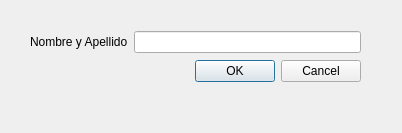
<?xml version="1.0" encoding="UTF-8"?>
<ui version="4.0">
 <class>Dialog2</class>
 <widget class="QDialog" name="Dialog2">
  <property name="geometry">
   <rect>
    <x>0</x>
    <y>0</y>
    <width>402</width>
    <height>133</height>
   </rect>
  </property>
  <property name="windowTitle">
   <string>Dialog</string>
  </property>
  <widget class="QWidget" name="">
   <property name="geometry">
    <rect>
     <x>30</x>
     <y>30</y>
     <width>331</width>
     <height>55</height>
    </rect>
   </property>
   <layout class="QVBoxLayout" name="verticalLayout">
    <item>
     <layout class="QHBoxLayout" name="horizontalLayout">
      <item>
       <widget class="QLabel" name="label">
        <property name="text">
         <string>Nombre y Apellido</string>
        </property>
       </widget>
      </item>
      <item>
       <widget class="QLineEdit" name="lineEditenviar"/>
      </item>
     </layout>
    </item>
    <item>
     <widget class="QDialogButtonBox" name="buttonBox">
      <property name="orientation">
       <enum>Qt::Horizontal</enum>
      </property>
      <property name="standardButtons">
       <set>QDialogButtonBox::Cancel|QDialogButtonBox::Ok</set>
      </property>
     </widget>
    </item>
   </layout>
  </widget>
 </widget>
 <resources/>
 <connections>
  <connection>
   <sender>buttonBox</sender>
   <signal>accepted()</signal>
   <receiver>Dialog2</receiver>
   <slot>accept()</slot>
   <hints>
    <hint type="sourcelabel">
     <x>248</x>
     <y>254</y>
    </hint>
    <hint type="destinationlabel">
     <x>157</x>
     <y>274</y>
    </hint>
   </hints>
  </connection>
  <connection>
   <sender>buttonBox</sender>
   <signal>rejected()</signal>
   <receiver>Dialog2</receiver>
   <slot>reject()</slot>
   <hints>
    <hint type="sourcelabel">
     <x>316</x>
     <y>260</y>
    </hint>
    <hint type="destinationlabel">
     <x>286</x>
     <y>274</y>
    </hint>
   </hints>
  </connection>
 </connections>
</ui>
